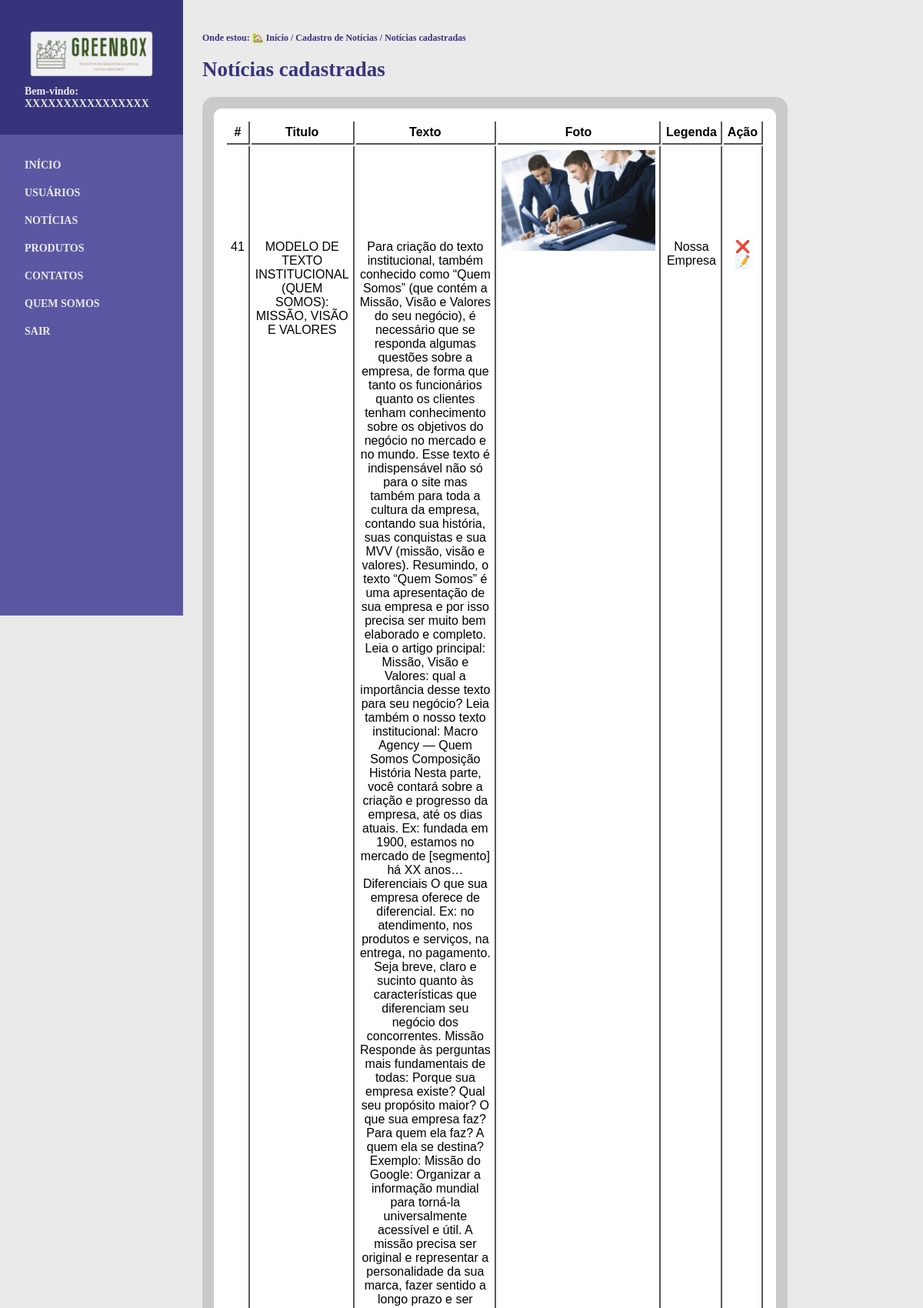
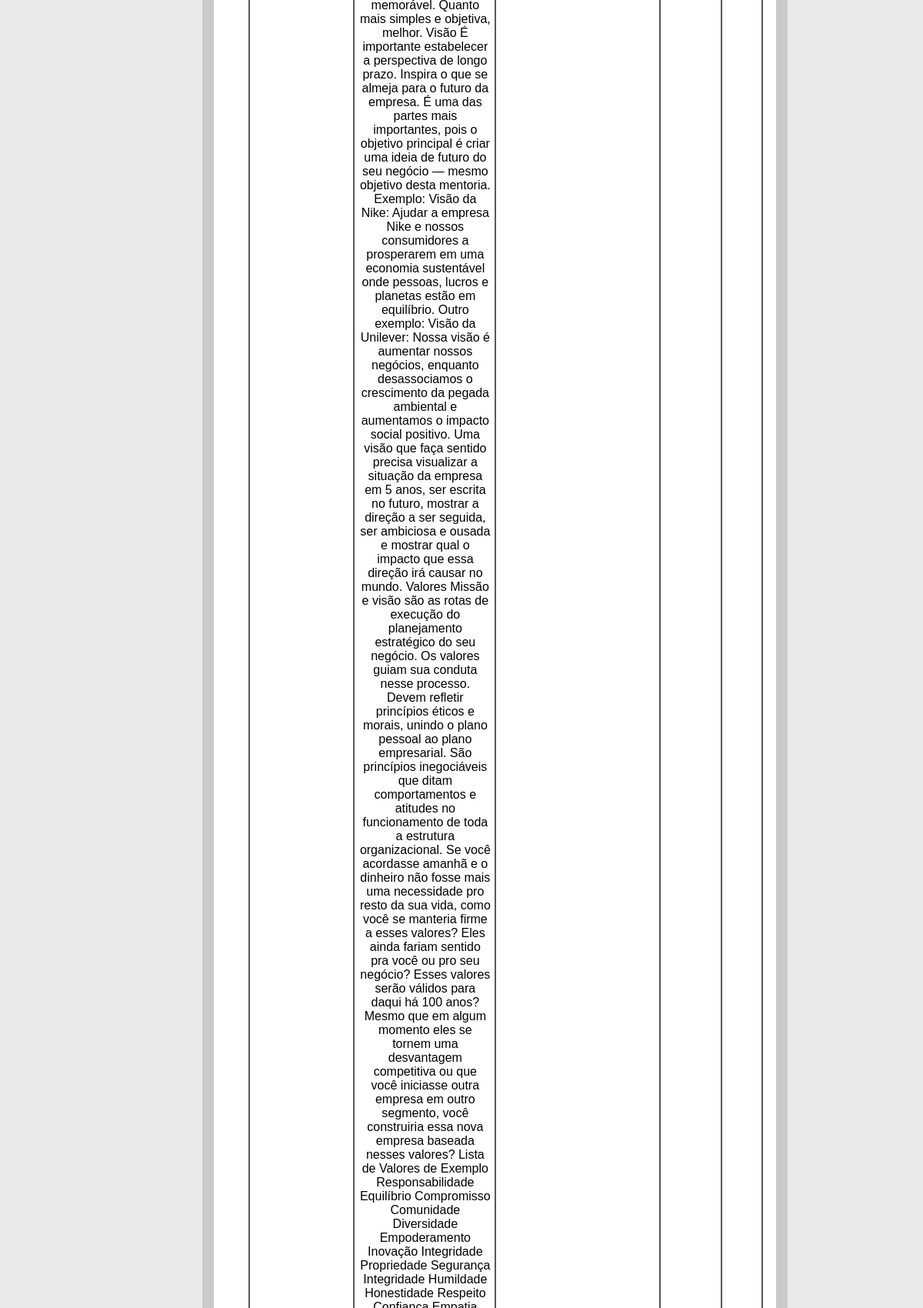
The page /adm/listaNoticias.php (signed in, upper part) on the database its author committed (2 pictures, top to bottom).
### tables this page shows
CREATE TABLE IF NOT EXISTS `noticias` (
  `id` int NOT NULL AUTO_INCREMENT,
  `titulo` varchar(256) NOT NULL,
  `texto` blob NOT NULL,
  `tipo` varchar(256) NOT NULL,
  PRIMARY KEY (`id`)
);

CREATE TABLE IF NOT EXISTS `fotos` (
  `id` int NOT NULL AUTO_INCREMENT,
  `id_noticia` int NOT NULL,
  `foto` varchar(256) NOT NULL,
  `legenda` varchar(256) NOT NULL,
  PRIMARY KEY (`id`)
);

### adm/listaNoticias.php (the view, shortened to what this page needs)
<?php
require_once("conexao.php");
$sql = "SELECT * FROM noticias ORDER BY id DESC";
$result = mysqli_query($conn, $sql);
?>
<!DOCTYPE html>
<html lang="pt-br">
<head>
    <link rel="stylesheet" href="estilo/estilo.css">
</head>
<body>
    <div id="geral">
        <div id="geral-esq">
            <div id="logo">
                <img src="img/logo.png" alt="">
                <br>
                <label>
                    Bem-vindo: <br>
                    XXXXXXXXXXXXXXXX
                </label>
            </div>
            <div id="menu">
                <?php
                require_once("menu.php");
                ?>
            </div>
        </div>
        <div id="geral-dir">
            <div class="mapa-site">
                <p>Onde estou:
                    <a href="sistema.php">&#127969; Início</a>
                    / <a href="cadNoticias.php">Cadastro de Notícias</a>
                    / <a href="listaNoticias.php">Notícias cadastradas</a>
                </p>
                <br>
                <h1>Notícias cadastradas</h1>
            </div>
            <section class="formulario">
                <table class="tabela_usuarios">
                    <thead>
                        <tr>
                            <th>#</th>
                            <th>Titulo</th>
                            <th>Texto</th>
                            <th>Foto</th>
                            <th>Legenda</th>
                            <th>Ação</th>
                        </tr>
                    </thead>
                    <tbody>
                        <?php
                        while ($noticia = mysqli_fetch_assoc($result)) {
                            echo "<tr>";
                            echo "<td>" . $noticia['id'] . "</td>";
                            echo "<td>" . $noticia['titulo'] . "</td>";
                            echo "<td>" . $noticia['texto'] . "</td>";
                            $id_noticia = $noticia['id'];
                            $sqlfoto = "SELECT * FROM fotos where id_noticia='$id_noticia'";
                            $result1 = mysqli_query($conn, $sqlfoto);
                            while ($foto = mysqli_fetch_assoc($result1)) {
                                if ($foto['foto'] == "") {
                                    echo "<td> -- </td>";
                                    echo "<td> -- </td>";
                                } else {
echo "<td> <img class='img-lista-noticias' src='../uploads/fotos/" . $foto['foto'] . "' alt=''></td>";
                                    echo "<td>" . $foto['legenda'] . "</td>";
                                }
                            }
echo "<td><a href='javascript:excluir(" . $id_noticia . ")'>&#10060;</a> <a href='javascript:editar(".$id_noticia.")'>&#128221;</a></td>";
                            echo "</tr>";
                        }
                        ?>
                    </tbody>
                </table>
                <br><br>
            </section>
        </div>
    </div>
</body>
</html>

### adm/estilo/estilo.css (style rules this page uses)
* { padding:0; margin:0; vertical-align:baseline; list-style:none; border:0 }
body { font-family: Arial, Helvetica, sans-serif; background: #EAEAEA; }
.formulario { color: white; padding: 15px; border-radius: 15px; background-color: #cacaca; text-align: center; }
.tabela_usuarios { border-radius: 10px; padding: 15px; width: 100%; background-color: #FFF; color: black; }
.tabela_usuarios th { border-bottom: 2px #575757 solid; border-right: 2px #575757 solid; padding: 5px; }
.tabela_usuarios td { border-bottom: 2px #575757 solid; border-right: 2px #575757 solid; padding: 5px; }
.tabela_usuarios td a { text-decoration: none; }
#geral { width: 1024px; height: 100%; display: flex; height: 100vh; }
#geral-esq { width: 238px; background: #5B57A2; color: #EAEAEA; font-family: Trebuchet MS; font-size: 14px; font-weight: bold; }
#logo { padding: 32px; background: #38347B; }
#menu { padding: 32px; }
#geral-dir { flex-grow: 1; padding: 42px 0px 0px 25px; }
#geral-dir section { margin-top: 20px; }
.mapa-site p { font-family: Trebuchet MS; font-size: 12px; font-style: normal; font-weight: 700; line-height: normal; color: #38347B; }
.mapa-site p a { font-family: Trebuchet MS; font-size: 12px; font-style: normal; font-weight: 700; line-height: normal; text-decoration: none; color: #38347B; }
.mapa-site h1 { font-family: Trebuchet MS; font-size: 27px; font-style: normal; font-weight: 700; line-height: normal; color: #38347B; }
.img-lista-noticias { width: 200px; margin: 0px; }
.tabela_usuarios tr td { align-items: center; }

### rows shown on the page
noticias: id "41", titulo "MODELO DE TEXTO INSTITUCIONAL (QUEM SOMOS): MISSÃO, VISÃO E VALORES"
fotos: foto (picture), legenda "Nossa Empresa"
